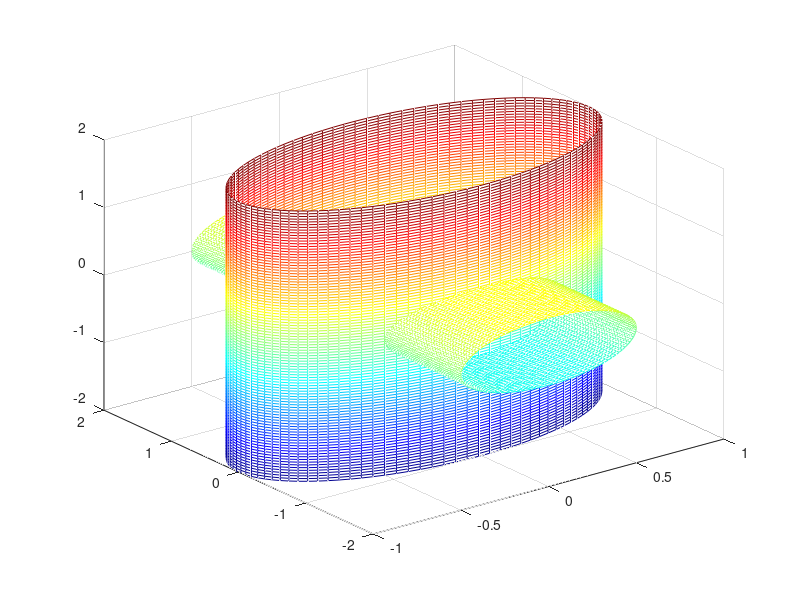

Write the MATLAB code that produced this figure.
clc
clear 
close all 

% Bai 11
u = linspace(0,2*pi,100);
v = linspace(-2,2,100);
[U,V] = meshgrid(u,v);

X = cos(U);
Y = sin(U);
Z = V;

X1 = 0.5*cos(U);
Y1 = V;
Z1 = 0.5*sin(U);

colormap('jet');
mesh(X,Y,Z);
hold on
colormap('jet');
mesh(X1,Y1,Z1);
hold off
